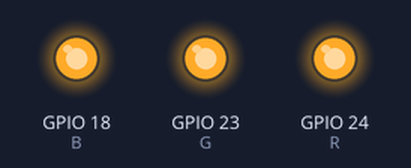
Bench run of a program on a simulated Raspberry Pi (BCM pin numbers). Shown: output pins drawn as LEDs (lit = HIGH). Threads take turns every 2 ms; what the program prints to the terminal is not drawn.

Above: at 0.1 s.
Timing chart, 0 to 1.6 s (numbered marks = the images above):
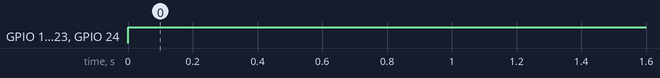

The program:

led_pwm.py
```python
import RPi.GPIO as GPIO
import threading
import time
import random

R = 24
G = 23
B = 18

PINS = [R,G,B]


def initialize_gpio():
    GPIO.setmode(GPIO.BCM)
    GPIO.setup(PINS, GPIO.OUT, initial=GPIO.LOW)


def color_test(channel, frequency, speed, step, duty):
    p = GPIO.PWM(channel, frequency)
    p.start(0)

    while True:
        p.ChangeDutyCycle(duty)
        time.sleep(speed)

def color_test_thread():
    threads = []
    threads.append(threading.Thread(target=color_test, args=(R, 1000, 1, 5, 100)))
    threads.append(threading.Thread(target=color_test, args=(G, 1000, 1, 5, 100)))
    threads.append(threading.Thread(target=color_test, args=(B, 1000, 1, 5, 100)))
    for t in threads:
        t.daemon = True
        t.start()
    for t in threads:
        t.join()


def main():
    try:
        initialize_gpio()
        print("STRG + C FÜR ABBRUCH!")
        color_test_thread()
    except KeyboardInterrupt:
        pass
    finally:
        GPIO.cleanup()


if __name__ == '__main__':
    main()
```

Measured:
- by itself, GPIO 18 (B), GPIO 23 (G), GPIO 24 (R): LOW → HIGH at 0.00 s
